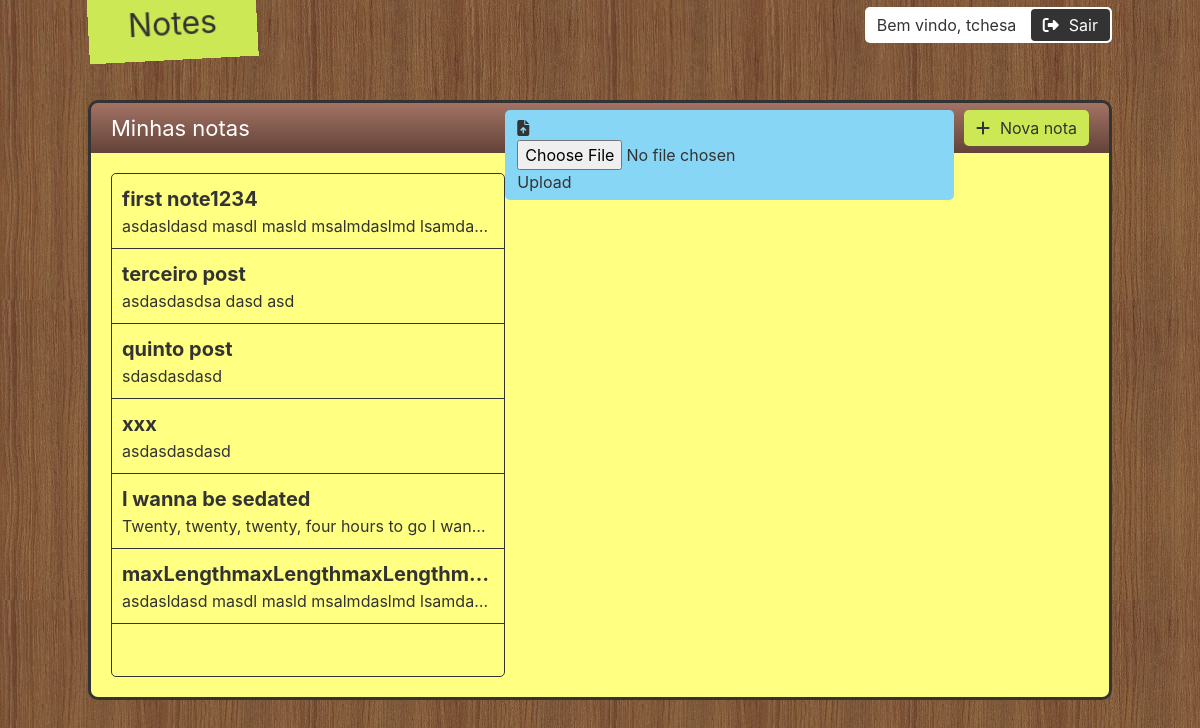
The app's page / (signed in) with its own data.
### storage/models.py (models this page shows)
class Note(models.Model):
    user = models.ForeignKey(User, default=1, on_delete=models.CASCADE)
    title = models.CharField(max_length=120)
    content = models.TextField(null=True, blank=True)

### storage/views.py (the view)
# urls.py: path('', list_note_page),
@login_required
def list_note_page(request):
    notes = Note.objects.filter(user=request.user)
    context = {'notes': notes}
    return render(request, 'notes.html', context)

### templates/notes.html (shortened to what this page needs)
{% extends 'base.html' %}
{% block content %}
    <div class='book'>
        <div class='book-hd'>
            <span class='title'>Minhas notas</span>
            <a class='new' href='/new'>
                <i class="fas fa-plus"></i><span>Nova nota</span>
            </a>
            <a class='upload mr'>
                <form method='POST' action="/upload/" enctype="multipart/form-data">{% csrf_token %}
                    <i class="fas fa-file-upload"></i>
                    <span>
                        <input class="submit-button" type="file" accept=".txt" name="filename" placeholder="Upload"
                               onchange="form.submit()"/>Upload
                    </span>
                </form>
            </a>
        </div>
        <div class='book-bd'>
            <ul class='notes-list'>
                {% for note in notes %}
                    <li>
                        <a href='{{ note.id }}'>
                            <span class='title'>{{ note.title }}</span>
                            <span class='content'>{{ note.content }}</span>
                        </a>
                    </li>
                {% endfor %}
            </ul>
        </div>
    </div>
{% endblock %}

### templates/base.html (shortened to what this page needs)
<!doctype html>
<html lang="en">
<head>
    <link rel="stylesheet" href="https://stackpath.bootstrapcdn.com/bootstrap/4.3.1/css/bootstrap.min.css"
>
    {% load static %}
    <link rel='stylesheet' type='text/css' href='{% static "main.css" %}'>
</head>
<body>
<header>
    <a href='/'>
        <span class='logo'>Notes</span>
    </a>
    {% if user.is_authenticated %}
        <div class='user'>
            <span>Bem vindo, {{ user }}</span>
            <a class='logout' href='/logout'>
                <i class="fas fa-sign-out-alt"></i>Sair
            </a>
        </div>
    {% endif %}
</header>
<main>
    {% block content %}
    {% endblock %}
</main>
</body>
</html>

### static/main.css (style rules this page uses)
body { color: #333; background-color: #8A6143; background-image: url("bg.jpg"); background-repeat: repeat; }
* { outline: none; }
header, main { max-width: 1064px; padding-left: 20px; padding-right: 20px; margin: auto; }
header { position: fixed; left: 0; right: 0; top: 0; }
header .logo { display: inline-block; position: absolute; background-color: #CCE855; padding: 12px 40px 12px; font-size: 32px; color: #333; text-decoration: none; top: -12px; transform: rotate(-3deg); transition: .3s; }
header .user { float: right; background-color: white; padding: 2px; border-radius: 5px; margin: 7px 0; }
header .user > span { display: inline-block; padding: 4px 10px; }
header .user > a { display: inline-block; padding: 4px 12px; background-color: #333; color: white !important; border-radius: 4px; }
header .user > a > i { margin-right: 10px; }
main { margin-top: 100px; }
.book { height: calc(100vh - 200px); border-radius: 10px; border: 3px solid #333; overflow: hidden; }
.book .book-hd { height: 50px; background-image: linear-gradient(#A27364, #634239); padding: 0 20px; color: white; }
.book .book-hd .title { line-height: 50px; font-size: 22px; }
.book .book-hd a, .book .book-hd button { color: #333; float: right; padding: 6px 12px; margin: 7px 0; border-radius: 5px; text-decoration: none; border: 0 none; }
.book .book-hd a.mr { margin-right: 10px; }
.book .book-hd a i, .book .book-hd button i { margin-right: 10px; }
.book .book-hd .new { background-color: #CCE855; }
.book .book-hd .upload { background-color: #87D6F5; }
.book .book-bd { padding: 20px; background-color: #FFFF81; height: calc(100% - 50px); }
input { width: 100%; background-color: transparent; }
input::placeholder, textarea::placeholder { color: rgba(51, 51, 51, .6); font-style: italic; }
.book .notes-list { list-style: none; padding-left: 0; margin-bottom: 0; border: 1px solid #333; border-radius: 5px; height: 100%; overflow-y: auto; overflow-x: hidden; }
.book .notes-list li { position: relative; border-bottom: 1px solid #333; }
.book .notes-list li > a { display: block; padding: 10px; color: #333; transition: background-color .3s; }
.book .notes-list li .title { display: block; font-size: 20px; font-weight: bold; width: 100%; white-space: nowrap; overflow: hidden; text-overflow: ellipsis; }
.book .notes-list li .content { display: block; white-space: nowrap; text-overflow: ellipsis; overflow: hidden; }

### records on screen
Note: title "first note1234", content "asdasldasd masdl masld msalmdaslmd lsamda…"
Note: title "terceiro post", content "asdasdasdsa dasd asd"
Note: title "quinto post", content "sdasdasdasd"
Note: title "xxx", content "asdasdasdasd"
Note: title "I wanna be sedated", content "Twenty, twenty, twenty, four hours to go I wan…"
Note: title "maxLengthmaxLengthmaxLengthm…", content "asdasldasd masdl masld msalmdaslmd lsamda…"

### other values on screen
{{ user }} "tchesa"
